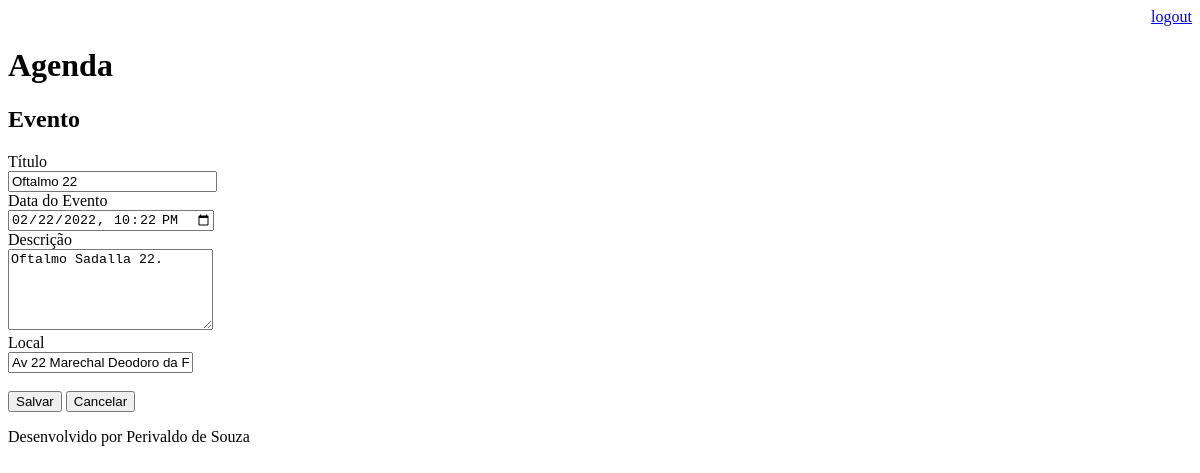
/agenda/evento/?id=24 (signed in), run on an earlier commit of the app's database.
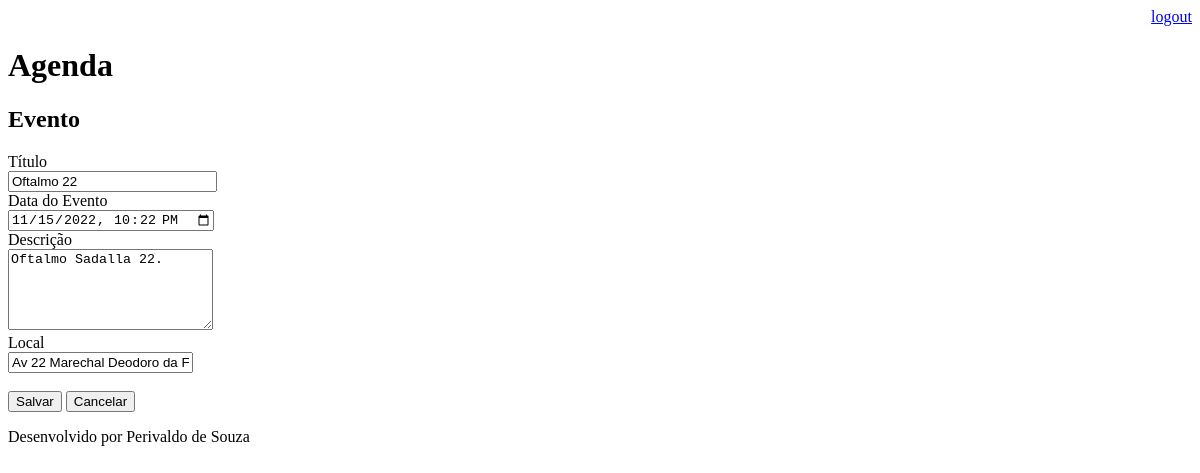
And on a later commit of the database.
### core/models.py (models this page shows, shortened)
class Evento(models.Model):
    titulo = models.CharField(max_length=100)
    derscricao = models.TextField(blank=True, null=True)
    data_evento = models.DateTimeField(verbose_name='Data do Evento')
    local = models.CharField(max_length=100, blank=True, null=True)
    data_criacao = models.DateTimeField(auto_now=True)
    usuario = models.ForeignKey(User, on_delete=models.CASCADE)
    class Meta:
        db_table = "evento"
    def get_data_input_evento(self):
        return self.data_evento.strftime('%Y-%m-%dT%H:%M')

### core/views.py (the view)
# urls.py: path('agenda/evento/', views.evento),
@login_required(login_url='/login/')
def evento(request):
    id_evento = request.GET.get('id')
    dados = {}
    if id_evento:
        dados['evento'] = Evento.objects.get(id=id_evento)
    return render(request, 'evento.html', dados)

### templates/evento.html (shortened to what this page needs)
{% extends "model-page.html" %}
{% block content %}
<h2>Evento</h2>
<form action="submit" method="POST">{% csrf_token %}
    <label>Título</label>
    <br>
    <input type="text" name="titulo" size="23" value="{{ evento.titulo }}">
    <br>
    <label>Data do Evento</label>
    <br>
    <input type="datetime-local" name="data_evento" value="{{ evento.get_data_input_evento }}">
    <br>
    <label>Descrição</label>
    <br>
    <textarea name="derscricao" rows="5" cols="23">{{ evento.derscricao }}</textarea>
    <br>
    <label>Local</label>
    <br>
    <input type="text" name="local" cols="23" value="{{ evento.local }}">
    <br><br>
    <button type="submit" name="salvar">Salvar</button>
    <a href="/">
        <button type="button" name="cancelar">Cancelar</button>
    </a>
</form>
{% endblock %}

What changed in the data, as far as the page shows it:
changed Evento "Oftalmo 22": data_evento "02/22/2022 22:22" → "11/15/2022 22:22"
